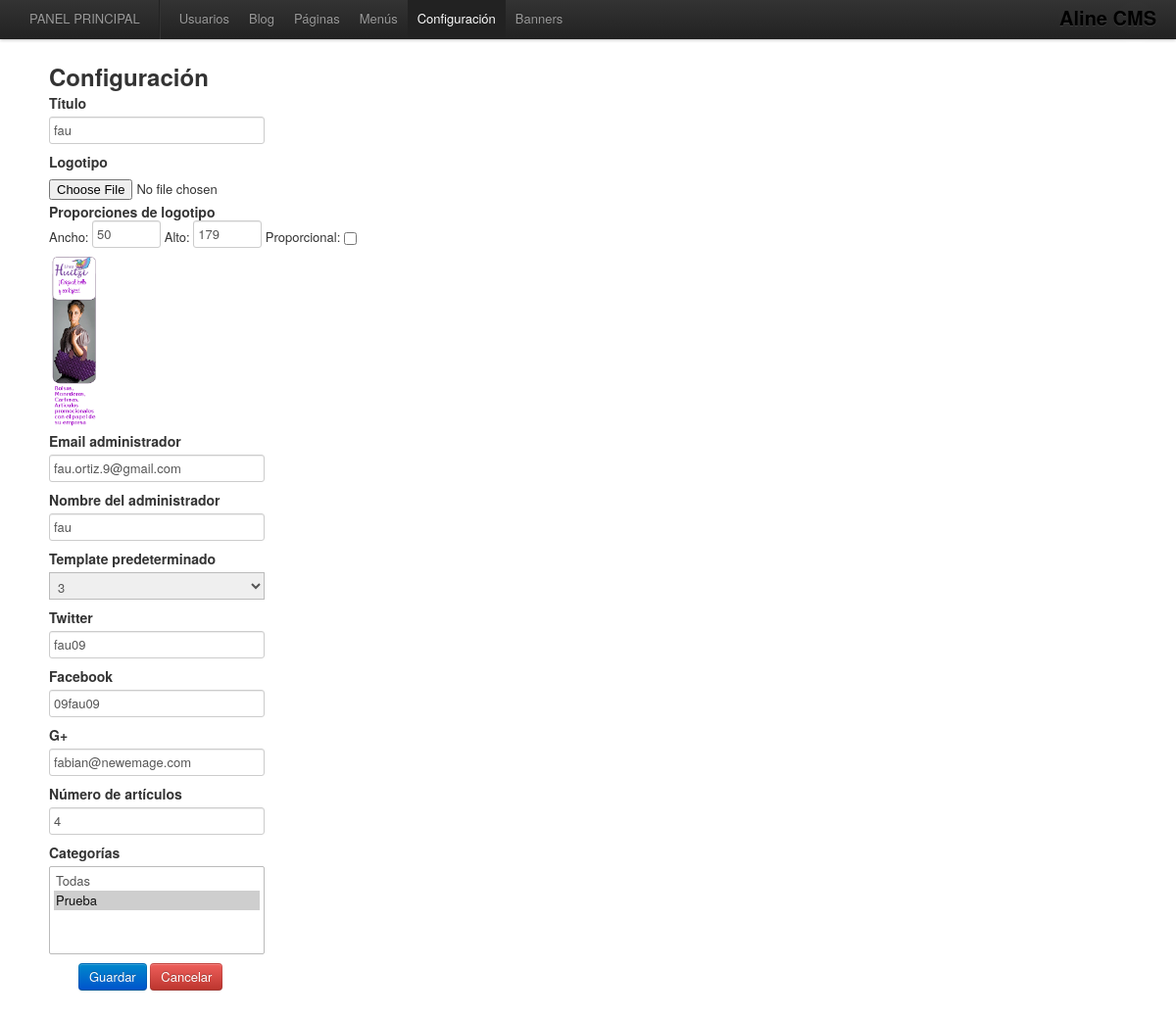
Screenshot of /index.php/panel/configuracion with the database file from the repository.
### tables this page shows
CREATE TABLE IF NOT EXISTS `configuracion` (
  `titulo` varchar(50) NOT NULL DEFAULT 'Nombre de página',
  `logo` varchar(50) DEFAULT NULL,
  `correo_admin` varchar(50) NOT NULL,
  `nombre_admin` varchar(25) DEFAULT NULL,
  `plantilla` int(2) NOT NULL,
  `twitter` varchar(25) DEFAULT NULL,
  `facebook` varchar(50) DEFAULT NULL,
  `google` varchar(50) DEFAULT NULL,
  `no_articulos` int(3) NOT NULL DEFAULT '4',
  `categorias` varchar(50) DEFAULT NULL,
  `logo_ancho` int(10) NOT NULL DEFAULT '0',
  `logo_alto` int(10) NOT NULL DEFAULT '0'
);

### application/controllers/panel/configuracion.php (called while the page is built, shortened)
<?php if ( ! defined('BASEPATH')) exit('No direct script access allowed');
class Configuracion extends CI_Controller {
	public function __construct(){
		$this->load->model('model_configuracion', 'configuracion');
		$this->load->library('Configuration');
	}
	public function index(){
		if($this->input->post()){
			$conf = $this->configuracion->dame_configuracion();
			if(!$conf){
				$this->configuracion->agregar_configuracion();
				redirect('panel/admin/','REFRESH');
			}else{
				if((int)$this->input->post('nuevo_logo') != 0){
					$logo = $this->do_upload();
					if(!$logo){
						echo "Problemas al subir la imagen";
					}else{
						if((int)$this->input->post('logo_proporcional') == 1){
							$imagen = $this->dame_proporciones();
						}else{
							$imagen = array('ancho' => $this->input->post('logo_ancho'), 'alto' => $this->input->post('alto'));
						}
						$this->configuracion->editar_configuracion($logo,$imagen);
						redirect('panel/admin/','REFRESH');
					}
				}else{
					if((int)$this->input->post('logo_proporcional') == 1){
						$imagen = $this->dame_proporciones();
					}else{
						$imagen = array('ancho' => $this->input->post('logo_ancho'), 'alto' => $this->input->post('logo_alto'));
					}
					$this->configuracion->editar_configuracion($this->configuration->logo,$imagen);
					redirect('panel/admin/','REFRESH');
				}
			}
		}
		else{
			$categorias = $this->configuracion->dame_categorias();
			$data['categorias_select'] = $categorias;
			$data['titulo'] = $this->configuration->titulo;
			$data['logo'] = $this->configuration->logo;
			$data['logo_ancho'] = $this->configuration->logo_ancho;
			$data['logo_alto'] = $this->configuration->logo_alto;
			$data['correo_admin'] = $this->configuration->correo_admin;
			$data['nombre_admin'] = $this->configuration->nombre_admin;
			$data['plantilla'] = $this->configuration->plantilla;
			$data['twitter'] = $this->configuration->twitter;
			$data['facebook'] = $this->configuration->facebook;
			$data['google'] = $this->configuration->google;
			$data['num_articulos'] = $this->configuration->no_articulos;
			$data['categorias'] = $this->configuration->categorias;
			$data['head'] = $this->alinecms->get_head('Panel de articulos', TRUE);
			$data['header'] = $this->alinecms->get_header("_5");
			$data['titulo_pagina'] = "Configuración";
			$this->load->view('admin/configuracion', $data);
		}
	}
}

### index.php (called while the page is built, shortened)
<?php
require_once BASEPATH.'core/CodeIgniter.php';

### application/models/model_configuracion.php (called while the page is built, shortened)
<?php
class Model_configuracion extends CI_Model {
	private $tabla = "configuracion";
    function __construct()
    {
        $this->load->library('Configuration');
    }
    function dame_configuracion(){
    	$this->db->select("*");
    	$configuracion = $this->db->get($this->tabla);
    	return $configuracion;
    }
    function dame_categorias(){
        $this->db->select("*");
        $categorias = $this->db->get("categoria");
        return $categorias;
    }
}

### application/libraries/Configuration.php (called while the page is built, shortened)
<?php if(!defined('BASEPATH')) exit('No direct script access allowed');
class Configuration{
	function __construct(){
		$this->ci =& get_instance();
		$configuracion = $this->ci->conf->dame_configuracion();
	}
}
?>

### application/views/admin/configuracion.php (the view, shortened to what this page needs)
<?=$head?>
	<body>
		<?=$header?>
		<div class="wrapper container-fluid">
			<div id="panel_config" class="span10">
				<h2><?=$titulo_pagina?></h2>
				<form action="<?php echo base_url('panel/configuracion'); ?>" method="POST" enctype="multipart/form-data" accept-charset="utf-8">
					<div>
						<label for="titulo">
							<h4>Título</h4>
						</label>
						<input type="text" name="titulo" value="<?=$titulo?>" />
						<label for="Logo">
							<h4>Logotipo</h4>
						</label>
						<input type="file" name="logo" value="<?=$logo?>" id="logo" />
						<?php $logotipo = "assets/img/" . $logo; ?>
						<labe>
							<h4>Proporciones de logotipo</h4>
						Ancho: <input type="text" pattern="[0-9]{0,5}" title="Solo se permiten números" name="logo_ancho" class="span1 proporcion" value="<?=$logo_ancho?>" id="logo_ancho" /> Alto: <input type="text" pattern="[0-9]{0,5}" title="Solo se permiten números" name="logo_alto" class="span1 proporcion" value="<?=$logo_alto?>" id="logo_alto" /> Proporcional: <input type="checkbox" name="logo_proporcional" id="logo_proporcional" />
						<div>
							<img src="<?php echo base_url($logotipo); ?>" alt="<?php $titulo ?>" width="50" />
						</div>
						<label for="email">
							<h4>Email administrador</h4>
						</label>
						<input type="email" name="email" value="<?=$correo_admin?>" required />
						<label for="nombre_admin">
							<h4>Nombre del administrador</h4>
						</label>
						<input type="text" name="nombre_admin" value="<?=$nombre_admin?>" />
						<label for="template">
							<h4>Template predeterminado</h4>
						</label>
						<select name="template" id="template">
							<option value="3">3</option>
						</select>
						<label for="twitter">
							<h4>Twitter</h4>
						</label>
						<input type="text" name="twitter" value="<?=$twitter?>" />
						<label for="facebook">
							<h4>Facebook</h4>
						</label>
						<input type="text" name="facebook" value="<?=$facebook?>" />
						<label for="google">
							<h4>G+</h4>
						</label>
						<input type="text" name="google" value="<?=$google?>" />
						<label for="num_articulos">
							<h4>Número de artículos</h4>
						</label>
						<input type="number" name="num_articulos" value="<?=$num_articulos?>" />
						<label for="categoria">
							<h4>Categorías</h4>
						</label>
						<select name="categorias[]" id="categorias" multiple>
							<option value="--">Todas</option>
							<?php foreach($categorias_select->result() as $categoria){ ?>
								<option value="<?=$categoria->id?>"><?=$categoria->nombre?></option>
							<?php } ?>
						</select>
					</div>
					<div class="span3" id="botones">
						<input type="submit" class="btn btn-primary" value="Guardar">
						<button class="btn btn-danger">Cancelar</button>
					</div>
				</form>
			</div>
		</div>
	</body>

### application/views/admin/helper/head.php (shortened to what this page needs)
<!DOCTYPE html>
<html lang="es">
	<head>
		<?php
	    	$this->alinecms->add_css('bootstrap',TRUE,TRUE);
		?>
	</head>

### application/libraries/Alinecms.php (shortened to what this page needs)
<?php if ( ! defined('BASEPATH')) exit('No se permite el acceso directo al script');
class Alinecms {
  	protected $ci;
	function __construct(){
		$this->ci =& get_instance();
	}
	function get_head($titulo = '',$admin = FALSE){
		$data['titulo'] = $titulo;
		if($admin === TRUE){
			return  $this->ci->load->view('/admin/helper/head' ,$data,TRUE);
		}else{
			return  $this->ci->load->view('/public/helper/head' ,$data,TRUE);
		}
	}
	function get_header($menu =  ''){
		$data['menuactivo'] = $menu;
		return $this->ci->load->view('/admin/helper/header', $data, TRUE);
	}
	function add_css($nombreCSS = '', $imprime = TRUE,$admin = FALSE){
		$_path = base_url('assets/css');
		if($admin == TRUE){
			$_path = base_url('assets/admin/css');
		}
		$_path .="/";
		if( $imprime == TRUE){
			echo "<link href='". $_path . $nombreCSS . ".css' rel='stylesheet' >";
		}else{
			return "<link href='" . $_path . $nombreCSS . ".css' rel='stylesheet' >";
		}
	}
}

### application/views/admin/helper/header.php (shortened to what this page needs)
<header>
   <div class="navbar navbar-fixed-top">
      <div class="navbar-inner">
        <div class="container-fluid">
          <a class="brand" href="<?php echo base_url();?>">Aline CMS</a>
          <div class="nav-collapse">
            <ul class="nav">
					<li id="_0"  class="item">
						<a href="<?php echo base_url('zeus'); ?>">PANEL PRINCIPAL</a>
					</li>
					<li class="divider-vertical"></li>
					<li  id="_1" class="item" >
						<a href="<?php echo base_url('panel/usuarios'); ?>">Usuarios</a>
					</li>
					<li id="_2" class="item">
						<a href="<?php echo base_url('panel/post'); ?>">Blog</a>
					</li>
					<li id="_3" class="item">
						<a href="<?php echo base_url('panel/post/panel_paginas'); ?>">Páginas</a>
					</li>
					<li id="_4" class="item">
						<a href="<?php echo base_url('panel/menus'); ?>">Menús</a>
					</li>
					<li id="_5" class="item">
						<a href="<?php echo base_url('panel/configuracion'); ?>">Configuración</a>
					</li>
					<li id="_6" class="item">
						<a href="<?php echo base_url('panel/banners'); ?>">Banners</a>
					</li>
				</ul>
          </div>
        </div>
      </div>
    </div>
</header>

### assets/admin/css/admin_estilos.css (style rules this page uses)
html,body { min-width:100%; }
body { padding-top: 40px; padding-bottom: 40px; }
header { margin-bottom: 20px; }
.navbar-fixed-top .brand { padding-right: 0; padding-left: 0; margin-left: 20px; float: right; font-weight: bold; color: black; text-shadow: 0 1px 0 rgba(255, 255, 255, .1), 0 0 30px rgba(255, 255, 255, .125); -webkit-transition: all .2s linear; -moz-transition: all .2s linear; transition: all .2s linear; }

### rows the page displays
configuracion: titulo "fau", logo_ancho "50", logo_alto "179", logo (picture), email "fau.ortiz.9@gmail.com", nombre_admin "fau", twitter "fau09", facebook "09fau09", google "fabian@newemage.com", num_articulos "4"

### other values shown
$titulo_pagina "Configuración"
form field value "Todas / Prueba ☑"
